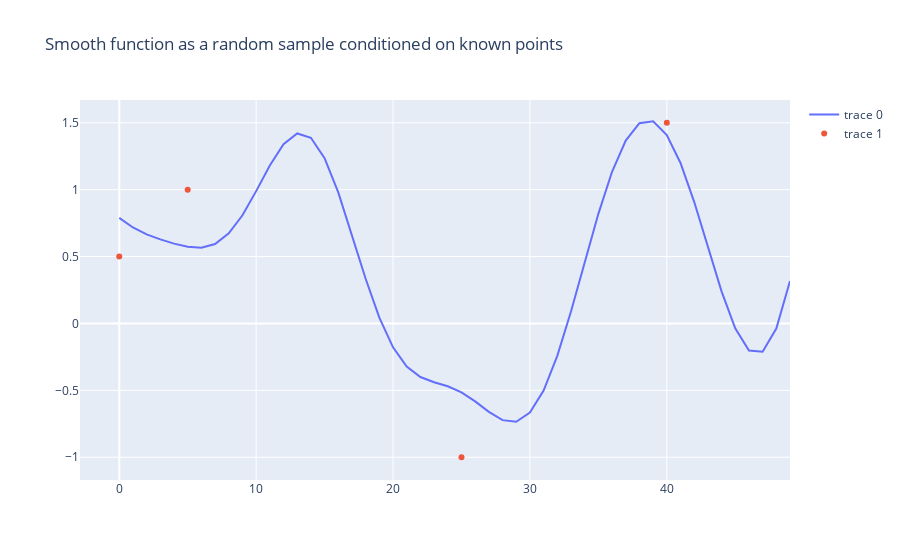

Notebook code cell kept with this figure:
### Code cell
plot_random_smooth_func_conditioned({0: 0.5, 5: 1, 25: -1, 40: 1.5}, tol=0.5)

### Figure 1 — Plotly figure (JSON) as saved in the notebook; plotly's stock layout.template omitted (floating-point values rounded to 4 significant figures)
{"data": [{"type": "scatter", "x": [0, 1, 2, 3, 4, 5, 6, 7, 8, 9, 10, 11, 12, 13, 14, 15, 16, 17, 18, 19, 20, 21, 22, 23, 24, 25, 26, 27, 28, 29, 30, 31, 32, 33, 34, 35, 36, 37, 38, 39, 40, 41, 42, 43, 44, 45, 46, 47, 48, 49], "y": [0.789, 0.7172, 0.6661, 0.628, 0.5967, 0.5726, 0.5659, 0.594, 0.673, 0.8088, 0.9889, 1.181, 1.34, 1.42, 1.388, 1.235, 0.9794, 0.6621, 0.3342, 0.04325, -0.1788, -0.3225, -0.4002, -0.4389, -0.4694, -0.5148, -0.5823, -0.6605, -0.7225, -0.7345, -0.6664, -0.5015, -0.2422, 0.08957, 0.4576, 0.8193, 1.134, 1.367, 1.497, 1.51, 1.407, 1.199, 0.909, 0.5733, 0.2399, -0.03655, -0.2017, -0.2109, -0.03811, 0.3173]}, {"mode": "markers", "type": "scatter", "x": [0, 5, 25, 40], "y": [0.5, 1, -1, 1.5]}], "layout": {"title": {"text": "Smooth function as a random sample conditioned on known points"}}}
